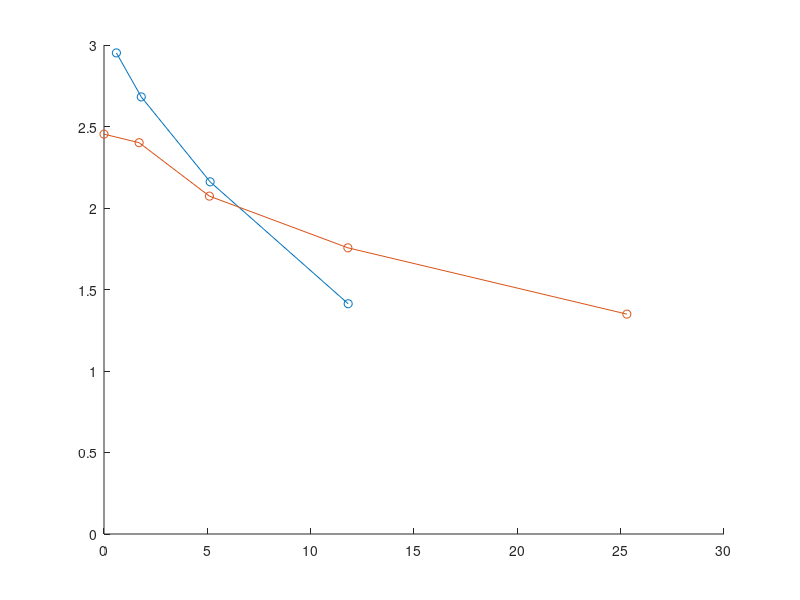
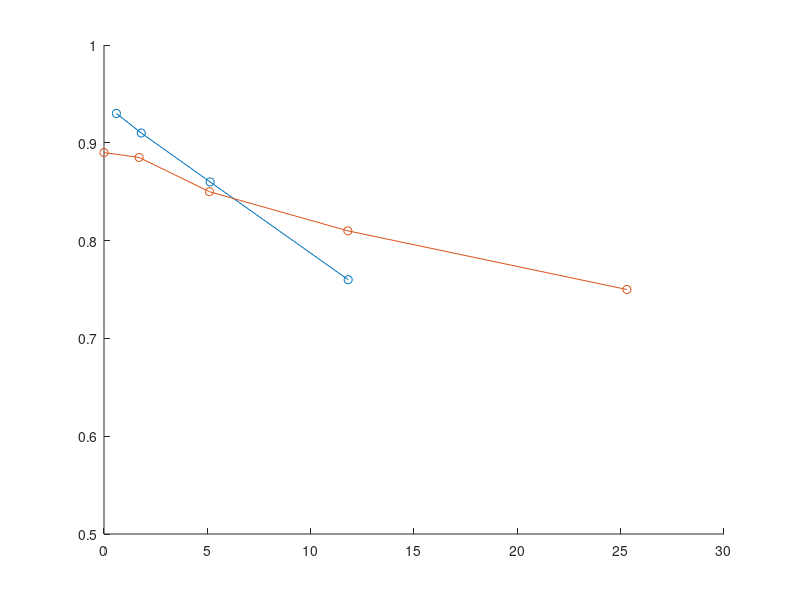

MATLAB code for these plots, in order:
%
% miscellaneous code
%
clearvars
close all;
%
% 11/13/23
% plot predicted and observed pc and dp for same-diff texture experiment 
xa = [0 1.7 5.1 11.8];
xa = (xa.^2 + 0.6^2).^0.5; 
pca = [0.93 0.91 0.86 0.76];
dpa = 2*norminv(pca);
xb = [0 1.7 5.1 11.8 25.3];
pcb = [0.89 0.885 0.85 0.81 0.75];
dpb = 2*norminv(pcb);
figure; hold on;
plot(xa,dpa,"-o"); plot(xb,dpb,"-o"); ylim([0 3]);
figure; hold on;
plot(xa,pca,"-o"); plot(xb,pcb,"-o"); ylim([0.5 1]);
